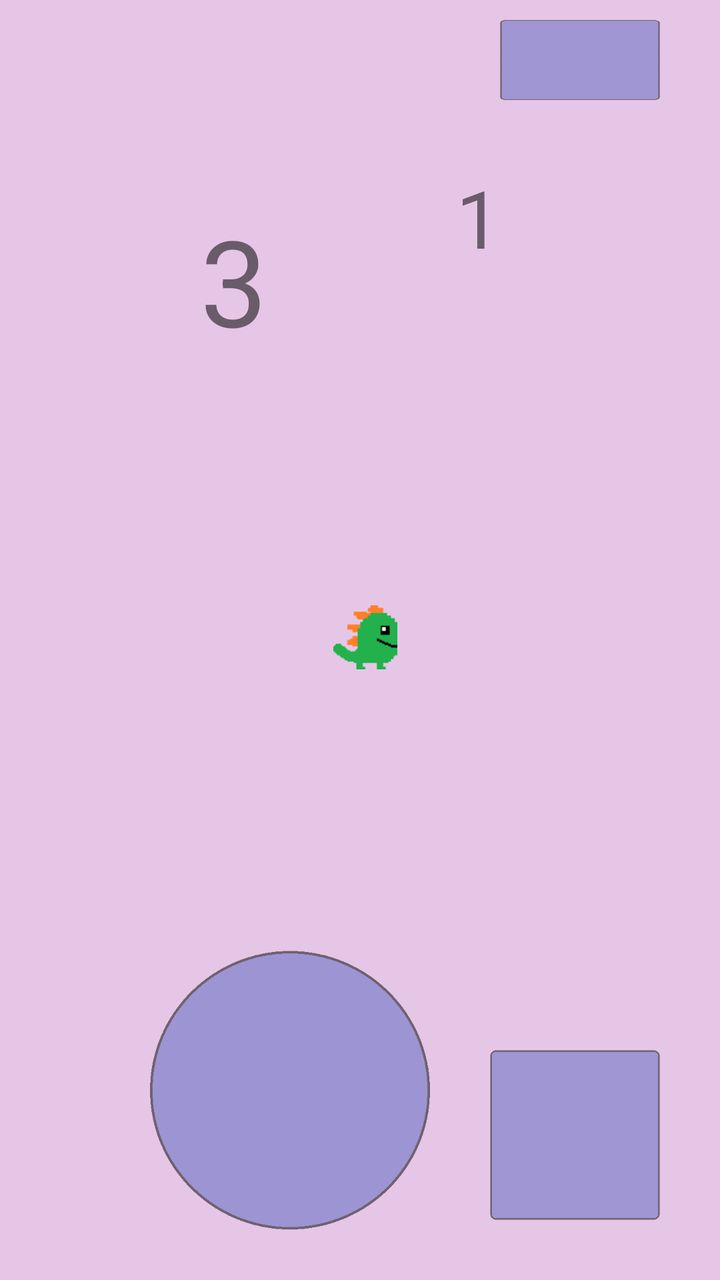
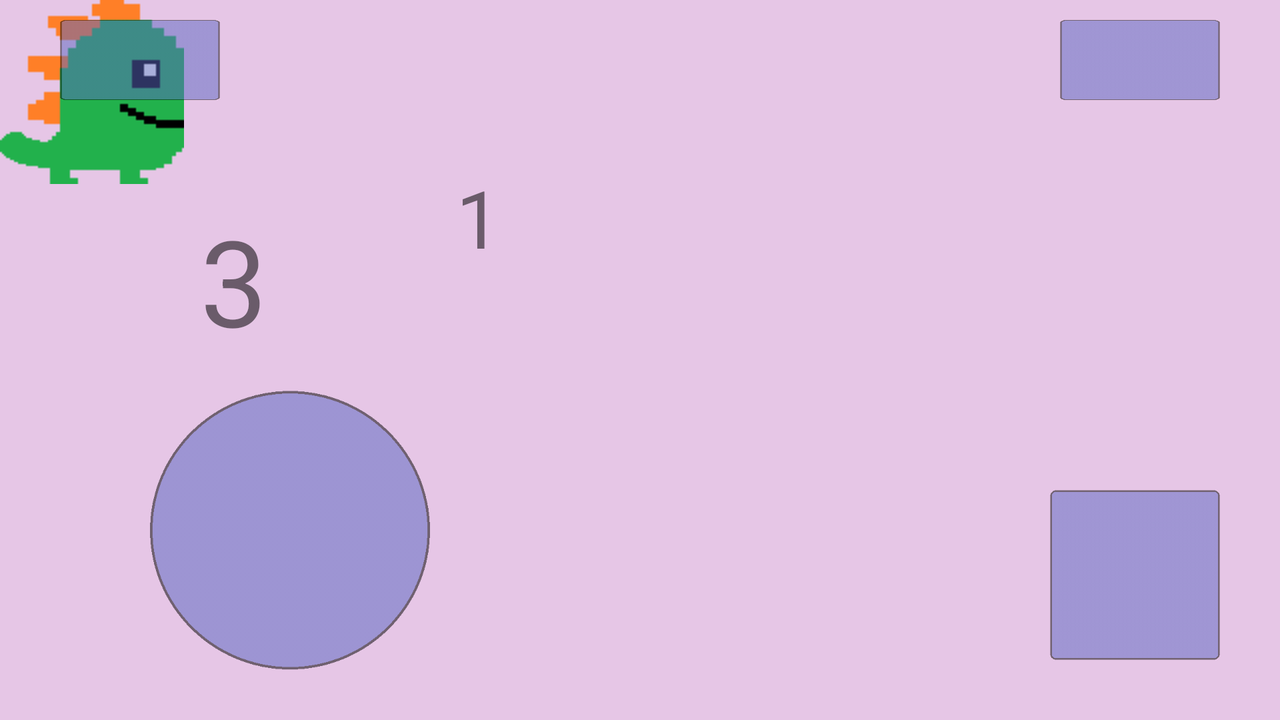

Two renders of one Android screen. The first uses the default layout on a phone; the second uses the alternative layout the repository ships for a different screen configuration, on a matching device. The two XML files are below.
<!-- AndroidManifest.xml: application theme Theme.Dino2023 -->
<!-- res/layout/level_layout.xml -->
<?xml version="1.0" encoding="utf-8"?>
<androidx.constraintlayout.widget.ConstraintLayout xmlns:android="http://schemas.android.com/apk/res/android"
    xmlns:app="http://schemas.android.com/apk/res-auto"
    xmlns:tools="http://schemas.android.com/tools"
    android:layout_width="match_parent"
    android:layout_height="match_parent"
    android:screenOrientation="landscape"
    tools:context=".MainActivity">


    <ImageView
        android:id="@+id/imageView2"
        android:layout_width="729dp"
        android:layout_height="365dp"
        android:rotation="0"
        android:scaleX="1.4"
        android:scaleY="1.4"
        android:visibility="gone"
        app:srcCompat="@drawable/paint2"
        tools:layout_editor_absoluteX="0dp"
        tools:layout_editor_absoluteY="44dp" />

    <FrameLayout
        android:id="@+id/layout3"
        android:layout_width="0dp"
        android:layout_height="0dp"
        android:layout_weight="1"
        android:background="#e6c6e6"
        android:orientation="horizontal"
        app:layout_constraintBottom_toBottomOf="parent"
        app:layout_constraintEnd_toEndOf="parent"
        app:layout_constraintHorizontal_bias="0.0"
        app:layout_constraintStart_toStartOf="@+id/backimage"
        app:layout_constraintTop_toTopOf="parent"
        app:layout_constraintVertical_bias="1.0">

        <ImageView
            android:id="@+id/dragable2"
            android:layout_width="140dp"
            android:layout_height="140dp"
            android:layout_gravity="bottom|left"
            android:layout_marginLeft="75dp"
            android:layout_marginBottom="25dp"
            android:foreground="@drawable/joysticksprite"
            android:scaleX="0.5"
            android:scaleY="0.5"
            android:shape="rectangle"
            android:visibility="gone" />

        <Button
            android:id="@+id/inviz"
            android:layout_width="40dp"
            android:layout_height="match_parent"
            android:background="@android:color/transparent"
            android:insetTop="0dp"
            android:insetBottom="0dp" />

    </FrameLayout>

    <ImageView
        android:id="@+id/backimage"
        android:layout_width="match_parent"
        android:layout_height="match_parent"
        tools:layout_editor_absoluteX="0dp"
        tools:layout_editor_absoluteY="44dp" />

    <Button
        android:id="@+id/stopaccidentbutton"
        android:layout_width="400dp"
        android:layout_height="0dp"
        android:background="@android:color/transparent"
        app:layout_constraintBottom_toBottomOf="@+id/backimage"
        app:layout_constraintEnd_toEndOf="parent"
        app:layout_constraintTop_toTopOf="parent" />

    <Button
        android:id="@+id/jumpbutton"
        android:layout_width="155dp"
        android:layout_height="155dp"
        android:layout_gravity="bottom|right"
        android:layout_marginEnd="20dp"
        android:layout_marginBottom="20dp"
        android:background="@android:color/transparent"
        android:insetTop="0dp"
        android:insetBottom="0dp"
        app:layout_constraintBottom_toBottomOf="parent"
        app:layout_constraintEnd_toEndOf="parent" />

    <Button
        android:id="@+id/restart"
        android:layout_width="80dp"
        android:layout_height="40dp"
        android:layout_marginTop="10dp"
        android:layout_marginRight="30dp"
        android:background="@android:color/transparent"
        android:insetTop="0dp"
        android:insetBottom="0dp"
        app:layout_constraintEnd_toEndOf="parent"
        app:layout_constraintTop_toTopOf="parent" />

    <TextView
        android:id="@+id/textView"
        android:layout_width="wrap_content"
        android:layout_height="wrap_content"
        android:layout_marginStart="228dp"
        android:layout_marginTop="82dp"
        android:textSize="40dp"
        app:layout_constraintStart_toStartOf="parent"
        app:layout_constraintTop_toTopOf="parent"
        tools:text="1" />

    <TextView
        android:id="@+id/textView3"
        android:layout_width="wrap_content"
        android:layout_height="wrap_content"
        android:layout_marginStart="100dp"
        android:layout_marginTop="100dp"
        android:textSize="60dp"
        app:layout_constraintStart_toStartOf="parent"
        app:layout_constraintTop_toTopOf="parent"
        tools:text="3" />

    <ImageView
        android:id="@+id/dinoright"
        android:layout_width="wrap_content"
        android:layout_height="wrap_content"
        android:layout_marginEnd="1dp"
        android:layout_marginBottom="3dp"
        android:rotation="0"
        android:scaleX="0.64"
        android:scaleY="0.64"
        android:visibility="visible"
        app:layout_constraintBottom_toBottomOf="@+id/backimage"
        app:layout_constraintEnd_toEndOf="@+id/backimage"
        app:layout_constraintHorizontal_bias="0.51"
        app:layout_constraintStart_toStartOf="parent"
        app:layout_constraintTop_toTopOf="parent"
        app:srcCompat="@drawable/dinocharacter2"
        tools:ignore="ImageContrastCheck" />

    <ImageView
        android:id="@+id/dinoleft"
        android:layout_width="wrap_content"
        android:layout_height="wrap_content"
        android:layout_marginStart="4dp"
        android:layout_marginBottom="3dp"
        android:rotation="180"
        android:rotationX="180"
        android:rotationY="0"
        android:scaleX="0.64"
        android:scaleY="0.64"
        android:visibility="invisible"
        app:layout_constraintBottom_toBottomOf="@+id/backimage"
        app:layout_constraintEnd_toEndOf="@+id/backimage"
        app:layout_constraintHorizontal_bias="0.51"
        app:layout_constraintStart_toStartOf="parent"
        app:layout_constraintTop_toTopOf="parent"
        app:srcCompat="@drawable/dinocharacter2"
        tools:ignore="ImageContrastCheck" />

    <ImageView
        android:id="@+id/joystickbackground"
        android:layout_width="140dp"
        android:layout_height="140dp"
        android:layout_marginStart="75dp"
        android:layout_marginBottom="25dp"
        app:layout_constraintBottom_toBottomOf="parent"
        app:layout_constraintStart_toStartOf="parent"
        app:srcCompat="@drawable/joysback" />

    <ImageView
        android:id="@+id/jumpsprite"
        android:layout_width="85dp"
        android:layout_height="85dp"
        android:layout_marginRight="30dp"
        android:layout_marginBottom="30dp"
        app:layout_constraintBottom_toBottomOf="parent"
        app:layout_constraintEnd_toEndOf="parent"
        app:srcCompat="@drawable/jumpbutton" />

    <ImageView
        android:id="@+id/restartsprite"
        android:layout_width="80dp"
        android:layout_height="40dp"
        android:layout_gravity="right|top"
        android:layout_marginTop="10dp"
        android:layout_marginRight="30dp"
        android:scaleX="2"
        app:layout_constraintEnd_toEndOf="parent"
        app:layout_constraintTop_toTopOf="parent"
        app:srcCompat="@drawable/jumpbutton" />


</androidx.constraintlayout.widget.ConstraintLayout>
<!-- resources referenced by this layout -->
<resources>
  <!-- drawable dinocharacter2: png bitmap (drawable-v24, 940 bytes) -->
  <!-- drawable joysback: png bitmap (drawable-v24, 5118 bytes) -->
  <!-- drawable joysticksprite: png bitmap (drawable-v24, 4242 bytes) -->
  <!-- drawable jumpbutton: png bitmap (drawable-v24, 2774 bytes) -->
  <!-- drawable paint2: png bitmap (drawable-v24, 6387 bytes) -->
  <style name="Theme.Dino2023" parent="Theme.MaterialComponents.DayNight.DarkActionBar">
          
          <item name="colorPrimary">@color/purple_500</item>
          <item name="colorPrimaryVariant">@color/purple_700</item>
          <item name="colorOnPrimary">@color/white</item>
          
          <item name="colorSecondary">@color/teal_200</item>
          <item name="colorSecondaryVariant">@color/teal_700</item>
          <item name="colorOnSecondary">@color/black</item>
          
          <item name="android:statusBarColor" tools:targetApi="l">?attr/colorPrimaryVariant</item>
          
      </style>
</resources>
<!-- res/layout-land/level_layout.xml (the repository's variant of the layout above) -->
<!-- drawn on the phone turned sideways -->
<?xml version="1.0" encoding="utf-8"?>
<androidx.constraintlayout.widget.ConstraintLayout xmlns:android="http://schemas.android.com/apk/res/android"
    xmlns:app="http://schemas.android.com/apk/res-auto"
    xmlns:tools="http://schemas.android.com/tools"
    android:layout_width="match_parent"
    android:layout_height="match_parent"
    android:layout_gravity="bottom"
    android:screenOrientation="landscape"
    tools:context=".MainActivity">


    <FrameLayout
        android:id="@+id/layout3"
        android:layout_width="0dp"
        android:layout_height="0dp"
        android:layout_weight="1"
        android:background="#e6c6e6"
        android:orientation="horizontal"
        app:layout_constraintBottom_toBottomOf="parent"
        app:layout_constraintEnd_toEndOf="parent"
        app:layout_constraintHorizontal_bias="0.0"
        app:layout_constraintStart_toStartOf="@+id/backimage"
        app:layout_constraintTop_toTopOf="parent"
        app:layout_constraintVertical_bias="1.0">

        <Button
            android:id="@+id/inviz"
            android:layout_width="40dp"
            android:layout_height="match_parent"
            android:background="@android:color/transparent"
            android:insetTop="0dp"
            android:insetBottom="0dp" />

        <Button
            android:id="@+id/inviz2"
            android:layout_width="match_parent"
            android:layout_height="40dp"
            android:background="@android:color/transparent"
            android:insetTop="0dp"
            android:insetBottom="0dp" />

        <ImageView
            android:id="@+id/dinoright"
            android:layout_width="wrap_content"
            android:layout_height="wrap_content"
            android:rotation="0"
            android:visibility="visible"
            app:srcCompat="@drawable/dinoshorttail3"
            tools:ignore="ImageContrastCheck" />

        <ImageView
            android:id="@+id/dinopurple"
            android:layout_width="wrap_content"
            android:layout_height="wrap_content"
            android:rotation="0"
            android:visibility="invisible"
            app:srcCompat="@drawable/dinopurple"
            tools:ignore="ImageContrastCheck" />

    </FrameLayout>

    <ImageView
        android:id="@+id/backimage"
        android:layout_width="match_parent"
        android:layout_height="match_parent"
        tools:layout_editor_absoluteX="0dp"
        tools:layout_editor_absoluteY="44dp" />

    <ImageView
        android:id="@+id/Backsprite"
        android:layout_width="80dp"
        android:layout_height="40dp"
        android:layout_gravity="top|left"
        android:layout_marginStart="30dp"
        android:layout_marginTop="10dp"
        android:scaleX="2"
        app:layout_constraintStart_toStartOf="parent"
        app:layout_constraintTop_toTopOf="parent"
        app:srcCompat="@drawable/jumpbutton" />

    <Button
        android:id="@+id/back1"
        android:layout_width="80dp"
        android:layout_height="40dp"
        android:layout_marginLeft="30dp"
        android:layout_marginTop="10dp"
        android:background="@android:color/transparent"
        android:gravity="top|left"
        android:insetTop="0dp"
        android:insetBottom="0dp"
        app:layout_constraintStart_toStartOf="parent"
        app:layout_constraintTop_toTopOf="parent" />

    <ImageView
        android:id="@+id/jsprite"
        android:layout_width="140dp"
        android:layout_height="140dp"
        android:layout_gravity="bottom|left"
        android:layout_marginStart="75dp"
        android:layout_marginBottom="25dp"
        app:layout_constraintBottom_toBottomOf="parent"
        app:layout_constraintStart_toStartOf="parent"
        app:srcCompat="@drawable/joysback" />

    <ImageView
        android:id="@+id/joystickbackground"
        android:layout_width="140dp"
        android:layout_height="140dp"
        android:layout_gravity="bottom|left"
        android:layout_marginStart="75dp"
        android:layout_marginBottom="25dp"
        android:visibility="invisible"
        app:layout_constraintBottom_toBottomOf="parent"
        app:layout_constraintStart_toStartOf="parent"
        app:srcCompat="@drawable/joysback" />

    <Button
        android:id="@+id/stopaccidentbutton"
        android:layout_width="400dp"
        android:layout_height="0dp"
        android:background="@android:color/transparent"
        app:layout_constraintBottom_toBottomOf="@+id/backimage"
        app:layout_constraintEnd_toEndOf="parent"
        app:layout_constraintTop_toTopOf="parent" />

    <Button
        android:id="@+id/jumpbutton"
        android:layout_width="155dp"
        android:layout_height="155dp"
        android:layout_gravity="bottom|right"
        android:layout_marginEnd="20dp"
        android:layout_marginBottom="20dp"
        android:background="@android:color/transparent"
        android:insetTop="0dp"
        android:insetBottom="0dp"
        app:layout_constraintBottom_toBottomOf="parent"
        app:layout_constraintEnd_toEndOf="parent" />

    <Button
        android:id="@+id/restart"
        android:layout_width="80dp"
        android:layout_height="40dp"
        android:layout_marginTop="10dp"
        android:layout_marginRight="30dp"
        android:background="@android:color/transparent"
        android:insetTop="0dp"
        android:insetBottom="0dp"
        app:layout_constraintEnd_toEndOf="parent"
        app:layout_constraintTop_toTopOf="parent" />

    <TextView
        android:id="@+id/textView"
        android:layout_width="wrap_content"
        android:layout_height="wrap_content"
        android:layout_marginStart="228dp"
        android:layout_marginTop="82dp"
        android:textSize="40dp"
        app:layout_constraintStart_toStartOf="parent"
        app:layout_constraintTop_toTopOf="parent"
        tools:text="1" />

    <TextView
        android:id="@+id/textView3"
        android:layout_width="wrap_content"
        android:layout_height="wrap_content"
        android:layout_marginStart="100dp"
        android:layout_marginTop="100dp"
        android:textSize="60dp"
        app:layout_constraintStart_toStartOf="parent"
        app:layout_constraintTop_toTopOf="parent"
        tools:text="3" />

    <ImageView
        android:id="@+id/jumpsprite"
        android:layout_width="85dp"
        android:layout_height="85dp"
        android:layout_marginRight="30dp"
        android:layout_marginBottom="30dp"
        app:layout_constraintBottom_toBottomOf="parent"
        app:layout_constraintEnd_toEndOf="parent"
        app:srcCompat="@drawable/jumpbutton" />

    <ImageView
        android:id="@+id/restartsprite"
        android:layout_width="80dp"
        android:layout_height="40dp"
        android:layout_gravity="right|top"
        android:layout_marginTop="10dp"
        android:layout_marginRight="30dp"
        android:scaleX="2"
        android:visibility="visible"
        app:layout_constraintEnd_toEndOf="parent"
        app:layout_constraintTop_toTopOf="parent"
        app:srcCompat="@drawable/jumpbutton" />


</androidx.constraintlayout.widget.ConstraintLayout>
<!-- resources referenced by the variant -->
<!-- as the phone turned sideways resolves them -->
<resources>
  <!-- drawable dinopurple: png bitmap (drawable, 1077 bytes) -->
  <!-- drawable dinoshorttail3: png bitmap (drawable, 1073 bytes) -->
  <!-- drawable joysback: png bitmap (drawable-v24, 5118 bytes) -->
  <!-- drawable jumpbutton: png bitmap (drawable-v24, 2774 bytes) -->
  <style name="Theme.Dino2023" parent="Theme.MaterialComponents.DayNight.DarkActionBar">
          
          <item name="colorPrimary">@color/purple_500</item>
          <item name="colorPrimaryVariant">@color/purple_700</item>
          <item name="colorOnPrimary">@color/white</item>
          
          <item name="colorSecondary">@color/teal_200</item>
          <item name="colorSecondaryVariant">@color/teal_700</item>
          <item name="colorOnSecondary">@color/black</item>
          
          <item name="android:statusBarColor" tools:targetApi="l">?attr/colorPrimaryVariant</item>
          
      </style>
</resources>
